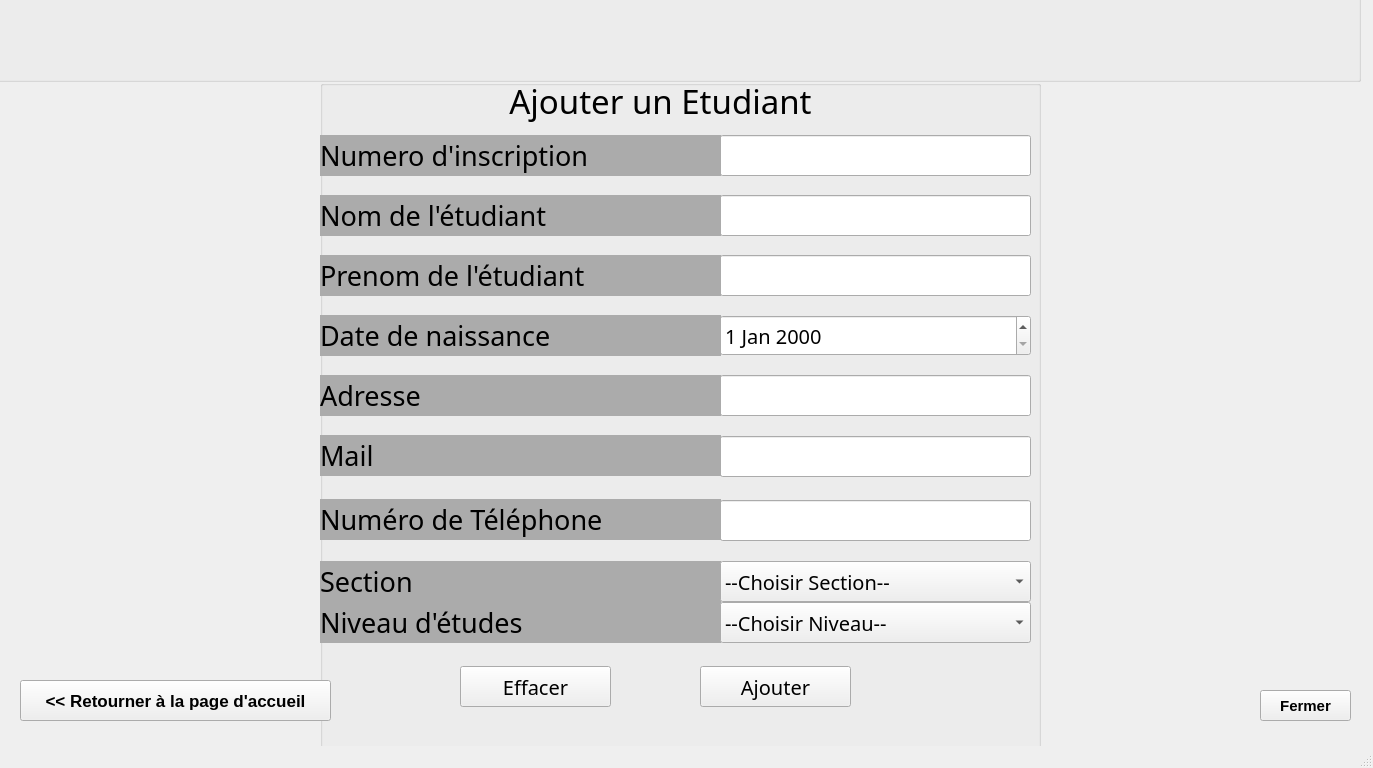
<?xml version="1.0" encoding="UTF-8"?>
<ui version="4.0">
 <class>AjouterEtudiant</class>
 <widget class="QMainWindow" name="AjouterEtudiant">
  <property name="geometry">
   <rect>
    <x>0</x>
    <y>0</y>
    <width>1373</width>
    <height>768</height>
   </rect>
  </property>
  <property name="windowTitle">
   <string>AjouterEtudiant</string>
  </property>
  <widget class="QWidget" name="centralwidget">
   <widget class="QLabel" name="Background">
    <property name="geometry">
     <rect>
      <x>0</x>
      <y>0</y>
      <width>1366</width>
      <height>768</height>
     </rect>
    </property>
    <property name="font">
     <font>
      <family>Century Gothic</family>
      <pointsize>20</pointsize>
     </font>
    </property>
    <property name="text">
     <string/>
    </property>
    <property name="pixmap">
     <pixmap>Ressources/img/Background.jpg</pixmap>
    </property>
    <property name="scaledContents">
     <bool>true</bool>
    </property>
   </widget>
   <widget class="QGroupBox" name="groupBox">
    <property name="geometry">
     <rect>
      <x>320</x>
      <y>80</y>
      <width>721</width>
      <height>671</height>
     </rect>
    </property>
    <property name="font">
     <font>
      <family>Century Gothic</family>
      <pointsize>15</pointsize>
     </font>
    </property>
    <property name="title">
     <string/>
    </property>
    <property name="flat">
     <bool>true</bool>
    </property>
    <widget class="QLabel" name="LbMail">
     <property name="geometry">
      <rect>
       <x>0</x>
       <y>355</y>
       <width>401</width>
       <height>41</height>
      </rect>
     </property>
     <property name="font">
      <font>
       <family>Century Gothic</family>
       <pointsize>20</pointsize>
      </font>
     </property>
     <property name="styleSheet">
      <string notr="true">background-color: rgb(171, 171, 171);</string>
     </property>
     <property name="text">
      <string>Mail</string>
     </property>
    </widget>
    <widget class="QLineEdit" name="EdNomEtud">
     <property name="geometry">
      <rect>
       <x>400</x>
       <y>115</y>
       <width>311</width>
       <height>41</height>
      </rect>
     </property>
     <property name="clearButtonEnabled">
      <bool>true</bool>
     </property>
    </widget>
    <widget class="QLabel" name="LbNumInscrip">
     <property name="geometry">
      <rect>
       <x>0</x>
       <y>55</y>
       <width>401</width>
       <height>41</height>
      </rect>
     </property>
     <property name="font">
      <font>
       <family>Century Gothic</family>
       <pointsize>20</pointsize>
      </font>
     </property>
     <property name="styleSheet">
      <string notr="true">background-color: rgb(171, 171, 171);</string>
     </property>
     <property name="text">
      <string>Numero d'inscription</string>
     </property>
    </widget>
    <widget class="QLabel" name="LbPrenomEtud">
     <property name="geometry">
      <rect>
       <x>0</x>
       <y>175</y>
       <width>401</width>
       <height>41</height>
      </rect>
     </property>
     <property name="font">
      <font>
       <family>Century Gothic</family>
       <pointsize>20</pointsize>
      </font>
     </property>
     <property name="styleSheet">
      <string notr="true">background-color: rgb(171, 171, 171);</string>
     </property>
     <property name="text">
      <string>Prenom de l'étudiant</string>
     </property>
    </widget>
    <widget class="QDateEdit" name="EdDateNiss">
     <property name="geometry">
      <rect>
       <x>400</x>
       <y>235</y>
       <width>311</width>
       <height>41</height>
      </rect>
     </property>
     <property name="minimumDateTime">
      <datetime>
       <hour>4</hour>
       <minute>0</minute>
       <second>0</second>
       <year>1900</year>
       <month>9</month>
       <day>13</day>
      </datetime>
     </property>
     <property name="maximumDate">
      <date>
       <year>2010</year>
       <month>12</month>
       <day>31</day>
      </date>
     </property>
    </widget>
    <widget class="QLabel" name="LbDateNiss">
     <property name="geometry">
      <rect>
       <x>0</x>
       <y>235</y>
       <width>401</width>
       <height>41</height>
      </rect>
     </property>
     <property name="font">
      <font>
       <family>Century Gothic</family>
       <pointsize>20</pointsize>
      </font>
     </property>
     <property name="styleSheet">
      <string notr="true">background-color: rgb(171, 171, 171);</string>
     </property>
     <property name="text">
      <string>Date de naissance</string>
     </property>
    </widget>
    <widget class="QLabel" name="LbAdresse">
     <property name="geometry">
      <rect>
       <x>0</x>
       <y>295</y>
       <width>401</width>
       <height>41</height>
      </rect>
     </property>
     <property name="font">
      <font>
       <family>Century Gothic</family>
       <pointsize>20</pointsize>
      </font>
     </property>
     <property name="styleSheet">
      <string notr="true">background-color: rgb(171, 171, 171);</string>
     </property>
     <property name="text">
      <string>Adresse</string>
     </property>
    </widget>
    <widget class="QLabel" name="LbNomEtud">
     <property name="geometry">
      <rect>
       <x>0</x>
       <y>115</y>
       <width>401</width>
       <height>41</height>
      </rect>
     </property>
     <property name="font">
      <font>
       <family>Century Gothic</family>
       <pointsize>20</pointsize>
      </font>
     </property>
     <property name="styleSheet">
      <string notr="true">background-color: rgb(171, 171, 171);</string>
     </property>
     <property name="text">
      <string>Nom de l'étudiant</string>
     </property>
    </widget>
    <widget class="QLineEdit" name="EdAdresse">
     <property name="geometry">
      <rect>
       <x>400</x>
       <y>295</y>
       <width>311</width>
       <height>41</height>
      </rect>
     </property>
     <property name="clearButtonEnabled">
      <bool>true</bool>
     </property>
    </widget>
    <widget class="QLineEdit" name="EdPrenomEtud">
     <property name="geometry">
      <rect>
       <x>400</x>
       <y>175</y>
       <width>311</width>
       <height>41</height>
      </rect>
     </property>
     <property name="clearButtonEnabled">
      <bool>true</bool>
     </property>
    </widget>
    <widget class="QLineEdit" name="EdNumInscrip">
     <property name="geometry">
      <rect>
       <x>400</x>
       <y>55</y>
       <width>311</width>
       <height>41</height>
      </rect>
     </property>
     <property name="clearButtonEnabled">
      <bool>true</bool>
     </property>
    </widget>
    <widget class="QLabel" name="Titre">
     <property name="geometry">
      <rect>
       <x>160</x>
       <y>-5</y>
       <width>361</width>
       <height>51</height>
      </rect>
     </property>
     <property name="font">
      <font>
       <family>Calisto MT</family>
       <pointsize>25</pointsize>
       <bold>false</bold>
      </font>
     </property>
     <property name="autoFillBackground">
      <bool>false</bool>
     </property>
     <property name="text">
      <string>Ajouter un Etudiant</string>
     </property>
     <property name="alignment">
      <set>Qt::AlignCenter</set>
     </property>
    </widget>
    <widget class="QLineEdit" name="EdMail">
     <property name="geometry">
      <rect>
       <x>400</x>
       <y>356</y>
       <width>311</width>
       <height>41</height>
      </rect>
     </property>
     <property name="clearButtonEnabled">
      <bool>true</bool>
     </property>
    </widget>
    <widget class="QLabel" name="LbTel">
     <property name="geometry">
      <rect>
       <x>0</x>
       <y>419</y>
       <width>401</width>
       <height>41</height>
      </rect>
     </property>
     <property name="font">
      <font>
       <family>Century Gothic</family>
       <pointsize>20</pointsize>
      </font>
     </property>
     <property name="styleSheet">
      <string notr="true">background-color: rgb(171, 171, 171);</string>
     </property>
     <property name="text">
      <string>Numéro de Téléphone</string>
     </property>
    </widget>
    <widget class="QLabel" name="LbSection">
     <property name="geometry">
      <rect>
       <x>0</x>
       <y>481</y>
       <width>401</width>
       <height>41</height>
      </rect>
     </property>
     <property name="font">
      <font>
       <family>Century Gothic</family>
       <pointsize>20</pointsize>
      </font>
     </property>
     <property name="styleSheet">
      <string notr="true">background-color: rgb(171, 171, 171);</string>
     </property>
     <property name="text">
      <string>Section</string>
     </property>
    </widget>
    <widget class="QLineEdit" name="EdTel">
     <property name="geometry">
      <rect>
       <x>400</x>
       <y>420</y>
       <width>311</width>
       <height>41</height>
      </rect>
     </property>
     <property name="clearButtonEnabled">
      <bool>true</bool>
     </property>
    </widget>
    <widget class="QLabel" name="LbNiveau">
     <property name="geometry">
      <rect>
       <x>0</x>
       <y>522</y>
       <width>401</width>
       <height>41</height>
      </rect>
     </property>
     <property name="font">
      <font>
       <family>Century Gothic</family>
       <pointsize>20</pointsize>
      </font>
     </property>
     <property name="styleSheet">
      <string notr="true">background-color: rgb(171, 171, 171);</string>
     </property>
     <property name="text">
      <string>Niveau d'études</string>
     </property>
    </widget>
    <widget class="QComboBox" name="EdSection">
     <property name="geometry">
      <rect>
       <x>400</x>
       <y>481</y>
       <width>311</width>
       <height>41</height>
      </rect>
     </property>
     <property name="font">
      <font>
       <family>Century Gothic</family>
       <pointsize>15</pointsize>
      </font>
     </property>
     <property name="cursor">
      <cursorShape>PointingHandCursor</cursorShape>
     </property>
     <property name="editable">
      <bool>false</bool>
     </property>
     <item>
      <property name="text">
       <string>--Choisir Section--</string>
      </property>
     </item>
     <item>
      <property name="text">
       <string>Cycle Préparatoire</string>
      </property>
     </item>
     <item>
      <property name="text">
       <string>ING Informatique</string>
      </property>
     </item>
     <item>
      <property name="text">
       <string>ING Eléctronique</string>
      </property>
     </item>
     <item>
      <property name="text">
       <string>Licence EEA</string>
      </property>
     </item>
     <item>
      <property name="text">
       <string>Licence Sc.Info</string>
      </property>
     </item>
     <item>
      <property name="text">
       <string>Licence TIC</string>
      </property>
     </item>
     <item>
      <property name="text">
       <string>Licence Math</string>
      </property>
     </item>
     <item>
      <property name="text">
       <string>Licence MIM</string>
      </property>
     </item>
     <item>
      <property name="text">
       <string>Licence S.Embarq.</string>
      </property>
     </item>
     <item>
      <property name="text">
       <string>Mastère Pro GL</string>
      </property>
     </item>
     <item>
      <property name="text">
       <string>Mastère Rech GL</string>
      </property>
     </item>
     <item>
      <property name="text">
       <string>Mastère Rech EL</string>
      </property>
     </item>
    </widget>
    <widget class="QComboBox" name="EdNiveau">
     <property name="geometry">
      <rect>
       <x>400</x>
       <y>522</y>
       <width>311</width>
       <height>41</height>
      </rect>
     </property>
     <property name="font">
      <font>
       <family>Century Gothic</family>
       <pointsize>15</pointsize>
      </font>
     </property>
     <property name="cursor">
      <cursorShape>PointingHandCursor</cursorShape>
     </property>
     <property name="editable">
      <bool>false</bool>
     </property>
     <item>
      <property name="text">
       <string>--Choisir Niveau--</string>
      </property>
     </item>
     <item>
      <property name="text">
       <string>1</string>
      </property>
     </item>
     <item>
      <property name="text">
       <string>2</string>
      </property>
     </item>
     <item>
      <property name="text">
       <string>3</string>
      </property>
     </item>
    </widget>
    <widget class="QPushButton" name="Ajouter">
     <property name="geometry">
      <rect>
       <x>380</x>
       <y>586</y>
       <width>151</width>
       <height>41</height>
      </rect>
     </property>
     <property name="cursor">
      <cursorShape>PointingHandCursor</cursorShape>
     </property>
     <property name="text">
      <string>Ajouter</string>
     </property>
    </widget>
    <widget class="QLabel" name="ErrNumInscrip">
     <property name="geometry">
      <rect>
       <x>0</x>
       <y>95</y>
       <width>711</width>
       <height>20</height>
      </rect>
     </property>
     <property name="font">
      <font>
       <family>Courier New</family>
       <pointsize>12</pointsize>
       <bold>false</bold>
      </font>
     </property>
     <property name="styleSheet">
      <string notr="true">color:rgb(255,0,0);</string>
     </property>
     <property name="text">
      <string/>
     </property>
     <property name="alignment">
      <set>Qt::AlignRight|Qt::AlignTrailing|Qt::AlignVCenter</set>
     </property>
    </widget>
    <widget class="QLabel" name="ErrNomEtud">
     <property name="geometry">
      <rect>
       <x>0</x>
       <y>155</y>
       <width>711</width>
       <height>20</height>
      </rect>
     </property>
     <property name="font">
      <font>
       <family>Courier</family>
       <pointsize>12</pointsize>
       <bold>false</bold>
      </font>
     </property>
     <property name="styleSheet">
      <string notr="true">color:rgb(255,0,0);</string>
     </property>
     <property name="text">
      <string/>
     </property>
     <property name="alignment">
      <set>Qt::AlignRight|Qt::AlignTrailing|Qt::AlignVCenter</set>
     </property>
    </widget>
    <widget class="QLabel" name="ErrPrenomEtud">
     <property name="geometry">
      <rect>
       <x>0</x>
       <y>215</y>
       <width>711</width>
       <height>20</height>
      </rect>
     </property>
     <property name="font">
      <font>
       <family>Courier</family>
       <pointsize>12</pointsize>
       <bold>false</bold>
      </font>
     </property>
     <property name="styleSheet">
      <string notr="true">color:rgb(255,0,0);</string>
     </property>
     <property name="text">
      <string/>
     </property>
     <property name="alignment">
      <set>Qt::AlignRight|Qt::AlignTrailing|Qt::AlignVCenter</set>
     </property>
    </widget>
    <widget class="QLabel" name="ErrAdresse">
     <property name="geometry">
      <rect>
       <x>0</x>
       <y>337</y>
       <width>711</width>
       <height>20</height>
      </rect>
     </property>
     <property name="font">
      <font>
       <family>Courier</family>
       <pointsize>12</pointsize>
       <bold>false</bold>
      </font>
     </property>
     <property name="styleSheet">
      <string notr="true">color:rgb(255,0,0);</string>
     </property>
     <property name="text">
      <string/>
     </property>
     <property name="alignment">
      <set>Qt::AlignRight|Qt::AlignTrailing|Qt::AlignVCenter</set>
     </property>
    </widget>
    <widget class="QLabel" name="ErrMail">
     <property name="geometry">
      <rect>
       <x>7</x>
       <y>398</y>
       <width>701</width>
       <height>20</height>
      </rect>
     </property>
     <property name="font">
      <font>
       <family>Courier</family>
       <pointsize>12</pointsize>
       <bold>false</bold>
      </font>
     </property>
     <property name="styleSheet">
      <string notr="true">color:rgb(255,0,0);</string>
     </property>
     <property name="text">
      <string/>
     </property>
     <property name="alignment">
      <set>Qt::AlignRight|Qt::AlignTrailing|Qt::AlignVCenter</set>
     </property>
    </widget>
    <widget class="QLabel" name="ErrTel">
     <property name="geometry">
      <rect>
       <x>0</x>
       <y>462</y>
       <width>711</width>
       <height>20</height>
      </rect>
     </property>
     <property name="font">
      <font>
       <family>Courier</family>
       <pointsize>12</pointsize>
       <bold>false</bold>
      </font>
     </property>
     <property name="styleSheet">
      <string notr="true">color:rgb(255,0,0);</string>
     </property>
     <property name="text">
      <string/>
     </property>
     <property name="alignment">
      <set>Qt::AlignRight|Qt::AlignTrailing|Qt::AlignVCenter</set>
     </property>
    </widget>
    <widget class="QLabel" name="Success">
     <property name="geometry">
      <rect>
       <x>200</x>
       <y>623</y>
       <width>331</width>
       <height>31</height>
      </rect>
     </property>
     <property name="font">
      <font>
       <family>Century Gothic</family>
       <pointsize>15</pointsize>
       <bold>true</bold>
      </font>
     </property>
     <property name="styleSheet">
      <string notr="true">color:rgb(0,100,0)</string>
     </property>
     <property name="text">
      <string/>
     </property>
     <property name="alignment">
      <set>Qt::AlignCenter</set>
     </property>
    </widget>
    <widget class="QLabel" name="ErrSection">
     <property name="geometry">
      <rect>
       <x>0</x>
       <y>560</y>
       <width>711</width>
       <height>20</height>
      </rect>
     </property>
     <property name="font">
      <font>
       <family>Courier</family>
       <pointsize>12</pointsize>
       <bold>false</bold>
      </font>
     </property>
     <property name="styleSheet">
      <string notr="true">color:rgb(255,0,0);</string>
     </property>
     <property name="text">
      <string/>
     </property>
     <property name="alignment">
      <set>Qt::AlignRight|Qt::AlignTrailing|Qt::AlignVCenter</set>
     </property>
    </widget>
    <widget class="QPushButton" name="Effacer">
     <property name="geometry">
      <rect>
       <x>140</x>
       <y>586</y>
       <width>151</width>
       <height>41</height>
      </rect>
     </property>
     <property name="cursor">
      <cursorShape>PointingHandCursor</cursorShape>
     </property>
     <property name="text">
      <string>Effacer</string>
     </property>
    </widget>
   </widget>
   <widget class="QPushButton" name="img1">
    <property name="geometry">
     <rect>
      <x>1050</x>
      <y>120</y>
      <width>261</width>
      <height>391</height>
     </rect>
    </property>
    <property name="text">
     <string/>
    </property>
    <property name="icon">
     <iconset>
      <normaloff>Ressources/img/NewStudent.png</normaloff>Ressources/img/NewStudent.png</iconset>
    </property>
    <property name="iconSize">
     <size>
      <width>401</width>
      <height>366</height>
     </size>
    </property>
    <property name="flat">
     <bool>true</bool>
    </property>
   </widget>
   <widget class="QGroupBox" name="groupBox_2">
    <property name="geometry">
     <rect>
      <x>-10</x>
      <y>-29</y>
      <width>1371</width>
      <height>111</height>
     </rect>
    </property>
    <property name="title">
     <string/>
    </property>
    <property name="flat">
     <bool>true</bool>
    </property>
    <widget class="QPushButton" name="ISIMM_2">
     <property name="geometry">
      <rect>
       <x>11</x>
       <y>33</y>
       <width>91</width>
       <height>81</height>
      </rect>
     </property>
     <property name="text">
      <string/>
     </property>
     <property name="icon">
      <iconset>
       <normaloff>Ressources/img/isimm.png</normaloff>Ressources/img/isimm.png</iconset>
     </property>
     <property name="iconSize">
      <size>
       <width>84</width>
       <height>72</height>
      </size>
     </property>
     <property name="flat">
      <bool>true</bool>
     </property>
    </widget>
    <widget class="QPushButton" name="Entete_2">
     <property name="geometry">
      <rect>
       <x>360</x>
       <y>35</y>
       <width>631</width>
       <height>71</height>
      </rect>
     </property>
     <property name="text">
      <string/>
     </property>
     <property name="icon">
      <iconset>
       <normaloff>Ressources/img/entete.png</normaloff>Ressources/img/entete.png</iconset>
     </property>
     <property name="iconSize">
      <size>
       <width>571</width>
       <height>509</height>
      </size>
     </property>
     <property name="flat">
      <bool>true</bool>
     </property>
    </widget>
   </widget>
   <widget class="QPushButton" name="Return">
    <property name="geometry">
     <rect>
      <x>20</x>
      <y>680</y>
      <width>311</width>
      <height>41</height>
     </rect>
    </property>
    <property name="font">
     <font>
      <family>MS Sans Serif</family>
      <pointsize>13</pointsize>
      <bold>true</bold>
     </font>
    </property>
    <property name="cursor">
     <cursorShape>PointingHandCursor</cursorShape>
    </property>
    <property name="text">
     <string>&lt;&lt; Retourner à la page d'accueil</string>
    </property>
   </widget>
   <widget class="QPushButton" name="Fermer">
    <property name="geometry">
     <rect>
      <x>1260</x>
      <y>690</y>
      <width>91</width>
      <height>31</height>
     </rect>
    </property>
    <property name="font">
     <font>
      <pointsize>11</pointsize>
      <bold>true</bold>
     </font>
    </property>
    <property name="cursor">
     <cursorShape>PointingHandCursor</cursorShape>
    </property>
    <property name="text">
     <string>Fermer</string>
    </property>
    <property name="icon">
     <iconset>
      <normaloff>Ressources/img/Supprimer.png</normaloff>Ressources/img/Supprimer.png</iconset>
    </property>
    <property name="iconSize">
     <size>
      <width>29</width>
      <height>56</height>
     </size>
    </property>
   </widget>
  </widget>
  <widget class="QMenuBar" name="menubar">
   <property name="geometry">
    <rect>
     <x>0</x>
     <y>0</y>
     <width>1373</width>
     <height>22</height>
    </rect>
   </property>
  </widget>
  <widget class="QStatusBar" name="statusbar"/>
 </widget>
 <tabstops>
  <tabstop>EdNumInscrip</tabstop>
  <tabstop>EdNomEtud</tabstop>
  <tabstop>EdPrenomEtud</tabstop>
  <tabstop>EdDateNiss</tabstop>
  <tabstop>EdAdresse</tabstop>
  <tabstop>EdMail</tabstop>
  <tabstop>EdTel</tabstop>
  <tabstop>EdSection</tabstop>
  <tabstop>EdNiveau</tabstop>
  <tabstop>Ajouter</tabstop>
  <tabstop>Return</tabstop>
  <tabstop>Fermer</tabstop>
  <tabstop>Entete_2</tabstop>
  <tabstop>img1</tabstop>
  <tabstop>ISIMM_2</tabstop>
 </tabstops>
 <resources>
  <include location="Ressources/img.qrc"/>
 </resources>
 <connections>
  <connection>
   <sender>Effacer</sender>
   <signal>clicked()</signal>
   <receiver>EdNumInscrip</receiver>
   <slot>clear()</slot>
   <hints>
    <hint type="sourcelabel">
     <x>587</x>
     <y>693</y>
    </hint>
    <hint type="destinationlabel">
     <x>908</x>
     <y>187</y>
    </hint>
   </hints>
  </connection>
  <connection>
   <sender>Effacer</sender>
   <signal>clicked()</signal>
   <receiver>EdNomEtud</receiver>
   <slot>clear()</slot>
   <hints>
    <hint type="sourcelabel">
     <x>603</x>
     <y>688</y>
    </hint>
    <hint type="destinationlabel">
     <x>867</x>
     <y>238</y>
    </hint>
   </hints>
  </connection>
  <connection>
   <sender>Effacer</sender>
   <signal>clicked()</signal>
   <receiver>EdPrenomEtud</receiver>
   <slot>clear()</slot>
   <hints>
    <hint type="sourcelabel">
     <x>600</x>
     <y>696</y>
    </hint>
    <hint type="destinationlabel">
     <x>813</x>
     <y>304</y>
    </hint>
   </hints>
  </connection>
  <connection>
   <sender>Effacer</sender>
   <signal>clicked()</signal>
   <receiver>EdAdresse</receiver>
   <slot>clear()</slot>
   <hints>
    <hint type="sourcelabel">
     <x>558</x>
     <y>706</y>
    </hint>
    <hint type="destinationlabel">
     <x>791</x>
     <y>427</y>
    </hint>
   </hints>
  </connection>
  <connection>
   <sender>Effacer</sender>
   <signal>clicked()</signal>
   <receiver>EdMail</receiver>
   <slot>clear()</slot>
   <hints>
    <hint type="sourcelabel">
     <x>554</x>
     <y>691</y>
    </hint>
    <hint type="destinationlabel">
     <x>742</x>
     <y>491</y>
    </hint>
   </hints>
  </connection>
  <connection>
   <sender>Effacer</sender>
   <signal>clicked()</signal>
   <receiver>EdTel</receiver>
   <slot>clear()</slot>
   <hints>
    <hint type="sourcelabel">
     <x>538</x>
     <y>695</y>
    </hint>
    <hint type="destinationlabel">
     <x>787</x>
     <y>538</y>
    </hint>
   </hints>
  </connection>
 </connections>
</ui>
